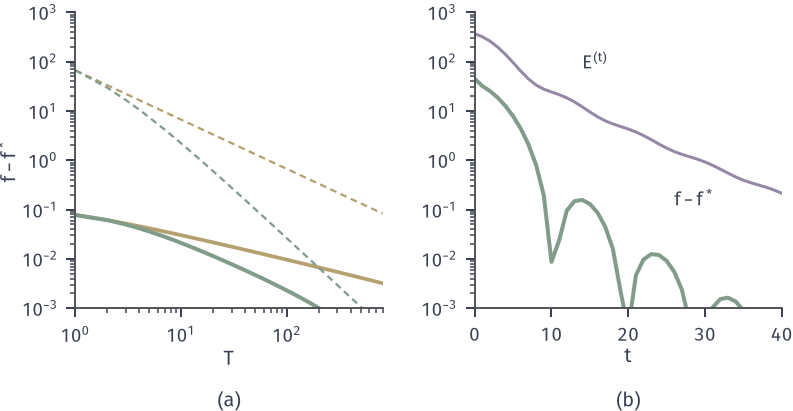

Generate this figure with Python:
from pathlib import Path
import sys
ROOT = next(p for p in Path(__file__).resolve().parents if (p/'build.sh').is_file() and (p/'tex/book.tex').is_file())
sys.path.insert(0, str(ROOT/'figures/00-shared/mathematical-preliminaries-upper/00-shared/comprehension-figures'))
from support import figure, save, BLUE, GREEN, YELLOW, RED, PURPLE, INK, MUTED, GRID, BLUE_FILL, GREEN_FILL, YELLOW_FILL, RED_FILL, PURPLE_FILL
import numpy as np
HERE = Path(__file__).resolve().parent
STROKE = '#4C4D4F'
def panel(fig, left, right, top, bottom, wspace=.25, hspace=.2):
    fig.set_layout_engine(None)
    fig.subplots_adjust(left=left, right=right, top=top, bottom=bottom, wspace=wspace, hspace=hspace)
def tag(fig, ax, s, y=None, d=.085):
    p = ax.get_position(); fig.text((p.x0+p.x1)/2, (p.y0-d) if y is None else y, s, ha='center', va='top')
# 贯穿例：f(x)=(x1^2+9 x2^2)/2，x0=(9,1)，mu=1，L=9，kappa=9。
H = np.array([1., 9.]); X0 = np.array([9., 1.])
def f_ex(x): return .5*(H*np.asarray(x)**2).sum(-1)
def contour_ex(ax, xr, yr, levels):
    X,Y = np.meshgrid(np.linspace(*xr,700), np.linspace(*yr,500))
    ax.contour(X,Y,.5*(X**2+9*Y**2),levels=levels,colors=[BLUE],linewidths=.65)
def path(ax, P, c, ms=3.2, lw=1.2, **k):
    P=np.asarray(P); ax.plot(P[:,0],P[:,1],'-o',color=c,lw=lw,ms=ms,mew=0,zorder=4,**k)
def opt(ax, x=0, y=0): ax.plot([x],[y],'o',ms=4.8,color=RED,mew=0,zorder=6)
# 三对角二次（光滑凸、无强凸余量）：f=(1/4)(x^T A x/2 - x1)，n=400，L=1，x0=0。
fig,(a,b)=figure(width_mm=112,height_mm=58,ncols=2)
panel(fig,.095,.985,.97,.25,wspace=.3)
n=400; def_A=lambda x:2*x-np.r_[0,x[:-1]]-np.r_[x[1:],0]
G=lambda x:.25*(def_A(x)-np.eye(1,n,0)[0])
F=lambda x:.25*(.5*x@def_A(x)-x[0])
xs=1-np.arange(1,n+1)/(n+1); fs=F(xs); R2=xs@xs
T=800; x=np.zeros(n); gd=[F(x)-fs]
for t in range(T): x=x-G(x); gd.append(F(x)-fs)
x=np.zeros(n); y=x.copy(); th=1.; nag=[F(x)-fs]
for t in range(T):
    xn=y-G(y); thn=(1+np.sqrt(1+4*th*th))/2
    y=xn+(th-1)/thn*(xn-x); x=xn; th=thn; nag.append(F(x)-fs)
gd=np.array(gd); nag=np.array(nag); t=np.arange(1,T+1)
a.loglog(t,gd[1:],color=YELLOW,lw=1.5); a.loglog(t,nag[1:],color=GREEN,lw=1.6)
a.loglog(t,R2/(2*t),color=YELLOW,lw=.9,ls=(0,(3,2))); a.loglog(t,2*R2/(t+1)**2,color=GREEN,lw=.9,ls=(0,(3,2)))
a.set_xlabel('$T$',labelpad=1); a.set_ylabel(r'$f-f^*$',labelpad=1); a.set_ylim(1e-3,1e3); a.set_xlim(1,800)
# (b) 贯穿例按凸情形的 theta 参数运行，L=9，势函数 E_t 单调而目标差振荡。
L=9.; x=X0.copy(); y=x.copy(); v=x.copy(); th=1.; thp=0.
gap=[f_ex(x)]; E=[.5*L*(x@x)]
for t in range(40):
    xn=y-H*y/L; thn=(1+np.sqrt(1+4*th*th))/2; vn=x+th*(xn-x)
    y=xn+(th-1)/thn*(xn-x); x=xn; v=vn
    gap.append(f_ex(x)); E.append(th*th*f_ex(x)+.5*L*(v@v)); thp=th; th=thn
gap=np.array(gap); E=np.array(E); tt=np.arange(41)
b.semilogy(tt,E,color=PURPLE,lw=1.2); b.semilogy(tt,gap,color=GREEN,lw=1.6)
b.set_xlabel('$t$',labelpad=1); b.set_xlim(0,40); b.set_ylim(1e-3,1e3)
b.text(14,70,'$E^{(t)}$',fontsize=7.5,color=INK); b.text(26,.12,'$f-f^*$',fontsize=7.5,color=INK)
tag(fig,a,'(a)',y=.05); tag(fig,b,'(b)',y=.05)
print('R2',R2,'up',int(np.sum(np.diff(gap)>0)),'E up',int(np.sum(np.diff(E)>1e-9)),E[:4],gap[:6])
save(fig,HERE,'figure',{'n':n,'L':1,'R2':float(R2),'E0':float(E[0])})
